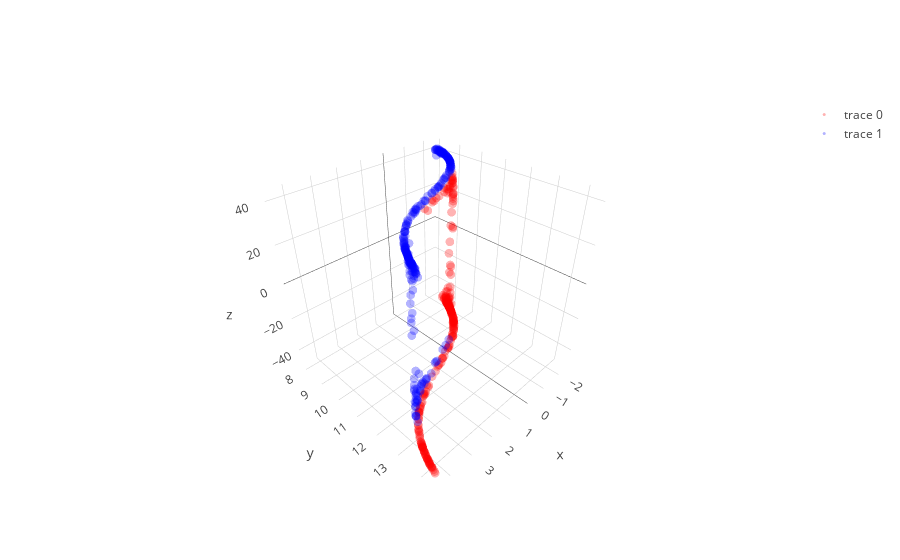

Notebook cell for this chart:
### Code cell
# with all scale
expand_dim = 3
w1 = np.random.randn(2,expand_dim)
w2 = np.random.randn(expand_dim,1)
a  = np.ones(expand_dim); b = np.ones(expand_dim); c = np.zeros(expand_dim)

w1 = _sym_decorrelation(w1)
w2 = w2/(np.sqrt(np.sum(w2**2)))

temp_X = np.copy(X)
mini_batch_size = 20
for iter in range(2000):
    cum_loss = 0; temp_X   = shuffle(temp_X)
    
    for mini_batch in range(0,len(X),mini_batch_size):
        current_batch = temp_X[mini_batch:mini_batch+mini_batch_size]
        
        layer1 = current_batch @ w1
        layer1 = layer1  + (1/(iter+1))*np.random.randn(expand_dim)
        layer1a= a*g(b*layer1)+c
        layer1a= layer1a + (1/(iter+1))*np.random.randn(expand_dim)
        layer2 = layer1a       @ w2
        loss   = w2.T @ layer1a.T @ layer1a @ w2
        
        grad2 = -layer1a.T @ layer1a @ w2 
        grad1a= -layer1a@w2@w2.T
        grada = grad1a*g(b*layer1)
        gradb = grad1a*a*g_grad(b*layer1)*layer1
        gradc = grad1a
        grad1 = current_batch.T @(grad1a*a*g_grad(b*layer1)*b) - 2.5 * current_batch.T @ current_batch @ w1 

        w2 = w2 - 0.0000001 * grad2+ (1/(iter+1))*np.random.randn(expand_dim,1)
        a = a -   0.00001   * grada.mean(0)+ (1/(iter+1))*np.random.randn(expand_dim)
        b = b -   0.00001   * gradb.mean(0)+ (1/(iter+1))*np.random.randn(expand_dim)
        c = c -   0.0000001  * gradc.mean(0)+ (1/(iter+1))*np.random.randn(expand_dim)
        w1 = w1 - 0.0000001 * grad1+ (1/(iter+1))*np.random.randn(2,expand_dim)
        
        w1 = _sym_decorrelation(w1)
        w2 = w2/(np.sqrt(np.sum(w2**2)))
        cum_loss      = cum_loss + loss.mean()
        
    if iter%500==0:print('Iter : ',iter," Loss: ",cum_loss)

# projection
projected_mine = (a*g(b*(X @ w1))+c) @ w2

plt.figure(figsize=(20,5))
plt.subplot(1, 3, 1)
plt.scatter(X[y==0, 0], X[y==0, 1], color='red', alpha=0.5)
plt.scatter(X[y==1, 0], X[y==1, 1], color='blue', alpha=0.5)
plt.quiver(X.mean(0)[0], X.mean(0)[1], evector[0,0],evector[0,1], color=['b'], scale=2.5)
plt.quiver(X.mean(0)[0], X.mean(0)[1], evector[1,0],evector[1,1], color=['g'], scale=2.5)

plt.subplot(1, 3, 2,projection='3d')
one_layer_project = (a*g(b*(X @ w1))+c)
plt.scatter(one_layer_project[:,0],one_layer_project[:,1],one_layer_project[:,2], color='red')

plt.subplot(1, 3, 3)
plt.scatter(projected_mine[y==0], np.zeros((len(projected_mine)//2)),  color='red', alpha=0.5)
plt.scatter(projected_mine[y==1], np.zeros((len(projected_mine)//2)), color='blue', alpha=0.5)
plt.show()

trace1 = go.Scatter3d(
    x=one_layer_project[y==0,0],
    y=one_layer_project[y==0,1],
    z=one_layer_project[y==0,2],
    mode='markers',
    line=dict(color='red',width=0.5),
    marker=dict(size=3,opacity=0.3)
)
trace2 = go.Scatter3d(
    x=one_layer_project[y==1,0],
    y=one_layer_project[y==1,1],
    z=one_layer_project[y==1,2],
    mode='markers',
    line=dict(color='blue',width=0.5),
    marker=dict(size=3,opacity=0.3)
)
data = [trace1,trace2]
fig  = go.Figure(data=data)
iplot(fig)

### Figure 1 — Plotly figure (JSON) as saved in the notebook; plotly's stock layout.template omitted (floating-point values rounded to 4 significant figures; data arrays with more than 128 entries replaced by an {"elided": "..."} marker saying what was removed)
{"data": [{"line": {"color": "red", "width": 0.5}, "marker": {"opacity": 0.3, "size": 3}, "mode": "markers", "type": "scatter3d", "uid": "13be0c5d-c3ab-44e4-a682-19f30f7a9168", "x": {"elided": "250 float values"}, "y": {"elided": "250 float values"}, "z": {"elided": "250 float values"}}, {"line": {"color": "blue", "width": 0.5}, "marker": {"opacity": 0.3, "size": 3}, "mode": "markers", "type": "scatter3d", "uid": "3f5dea4c-8741-4b55-ac78-c5d209488f41", "x": {"elided": "250 float values"}, "y": {"elided": "250 float values"}, "z": {"elided": "250 float values"}}], "layout": {}}
